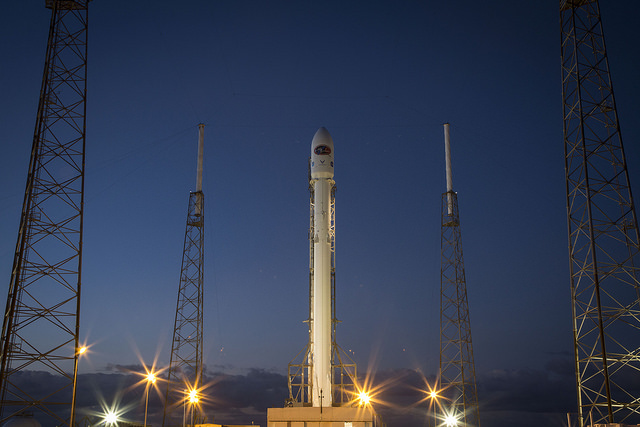
#> input picture skimage.data.rocket(), 640 x 427 px
$ jupyter execute 'Make images come alive with scikit-image-Ans.ipynb'   (shell and % lines are left out)
#> lines starting #> are read from the running program, lines starting #| are printed output that depends on the picture
[cell 1]
import matplotlib.pyplot as plt
from skimage import data
(dir(data))

[cell 2]
rocket_image = data.rocket()
#> rocket_image is the input picture: shape (427, 640, 3); mean R, G, B 52.3, 61.3, 82.3
plt.imshow(rocket_image)
plt.show()

[cell 3]
from skimage import color
plt.imshow(color.rgb2gray(rocket_image), cmap='gray')
plt.show()
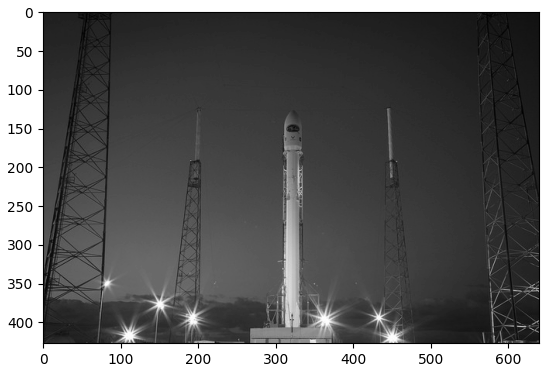
#> figure drawn by matplotlib, 1 panel

[cell 4]
import skimage
print(skimage.__file__)

[cell 5]
andy_image = skimage.io.imread('/content/andy2.jpg', as_gray =False)
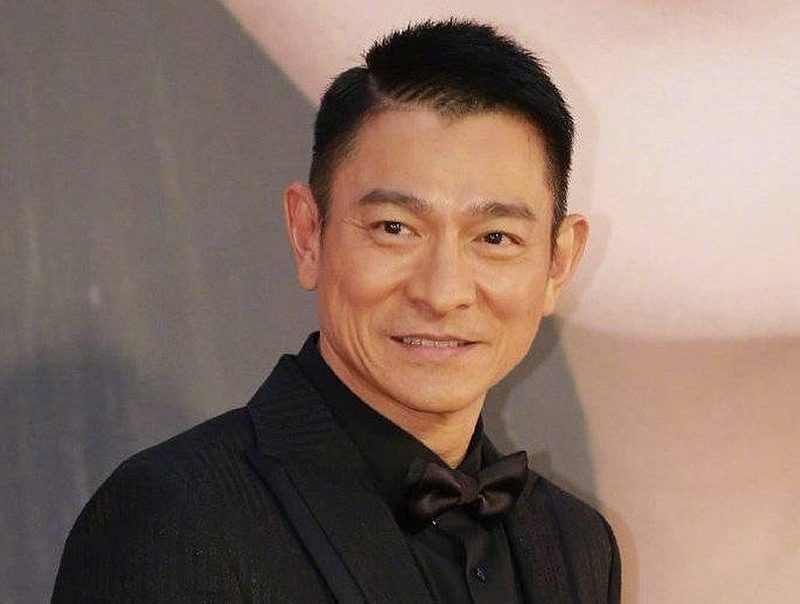
#> input picture chap01-skimage-color/andy2.jpg, 800 x 604 px, found by its file name
#> andy_image is the input picture: shape (604, 800, 3); mean R, G, B 135, 113.2, 102.9
print(andy_image.shape)
#| (604, 800, 3)
plt.imshow(andy_image, cmap='gray')
plt.show()

[cell 6]
andy_image = skimage.io.imread('andy.jpg', as_gray =True)
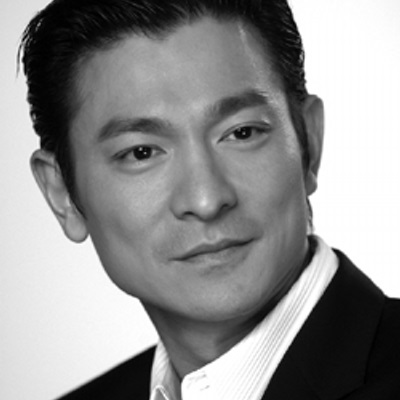
#> input picture chap01-skimage-color/andy.jpg, 400 x 400 px
#> andy_image is the input picture: shape (400, 400) float64; min 0, max 1, mean 0.57
print(andy_image.shape)
#| (400, 400)
plt.imshow(andy_image, cmap='gray')
plt.show()

[cell 7]
andy_image_rgb = color.gray2rgb(andy_image)
andy_image_rgb.shape
#> Out = (400, 400, 3)

[cell 8]
andy_image_rgb[:, :, 0] = 0   #R
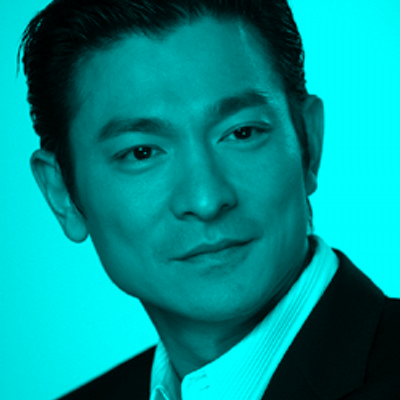
#> andy_image_rgb: shape (400, 400, 3) float64; mean R, G, B 0, 0.57, 0.57
#andy_image_rgb[:, :, 1] = 0  #G
andy_image_rgb[:, :, 2] = 0   #B
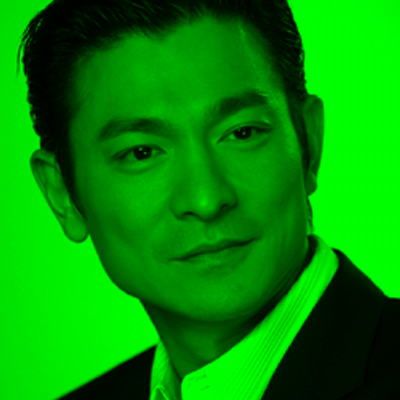
#> andy_image_rgb: shape (400, 400, 3) float64; mean R, G, B 0, 0.57, 0
plt.imshow(andy_image_rgb)
plt.show()

# 練習
Is this gray or full of color?
Whats the main difference between the images shown below?

Image of coffee next to coins image
These images have been preloaded as coffee_image and coins_image from the scikit-image data module using:

coffee_image = data.coffee()
coins_image = data.coins()
Choose the right answer that best describes the main difference related to color and dimensional structure.

In the console, use the function shape() from NumPy, to obtain the image shape (Height, Width, Dimensions) and find out. NumPy is already imported as np.


[cell 9]
print(data.coffee().shape)
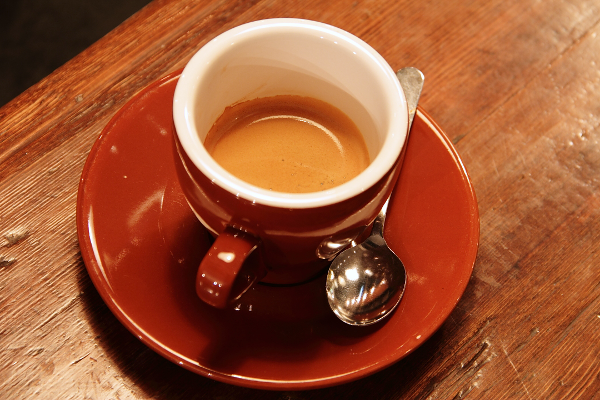
#> input picture skimage.data.coffee(), 600 x 400 px
plt.imshow(data.coffee())
plt.show()

[cell 10]
print(data.coins().shape)
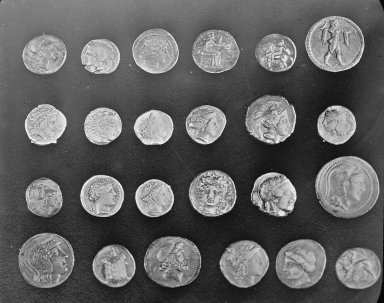
#> input picture skimage.data.coins(), 384 x 303 px
plt.imshow(data.coins(), cmap='gray')
plt.show()

[cell 11]
# 準備事項

import matplotlib.pyplot as plt
def plot_comparision(original, filtered, title_filtered):
    fig, (ax1, ax2) = plt.subplots(ncols=2, figsize=(32,8), sharex=True, sharey=True)
    ax1.imshow(original, cmap=plt.cm.gray)
    ax1.set_title('original')
    ax1.axis('off')

    ax2.imshow(filtered, cmap=plt.cm.gray)
    ax2.set_title(title_filtered)
    ax2.axis('off')

def show_image(image, title='Image', cmap_type='gray'):
    plt.imshow(image, cmap=cmap_type)
    plt.title(title)
    plt.axis('off')
    plt.show()

# 練習
In this exercise you will load an image from scikit-image module data and make it grayscale, then compare both of them in the output.

We have preloaded a function show_image(image, title='Image') that displays the image using Matplotlib. You can check more about its parameters using ?show_image() or help(show_image) in the console.

[cell 12]
# 練習時間
# Import the modules from skimage
from skimage import data, color

# Load the rocket image
rocket = data.rocket()

# Convert the image to grayscale
gray_scaled_rocket = color.rgb2gray(rocket)
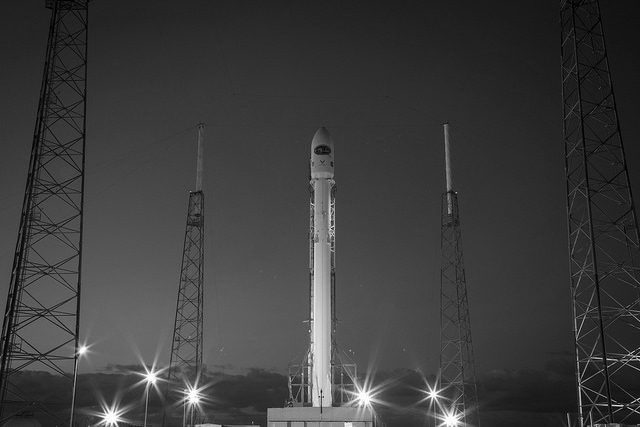
#> gray_scaled_rocket: shape (427, 640) float64; min 0, max 1, mean 0.239

# Show the original image
show_image(rocket, 'Original RGB image')

# Show the grayscale image
show_image(gray_scaled_rocket, 'Grayscale image')

[cell 13]
# 預計結果 ./ https:// c:\
original, filtered = plt.imread('Original RGB image.jpg'), \
                     plt.imread('Grayscale image.jpg')
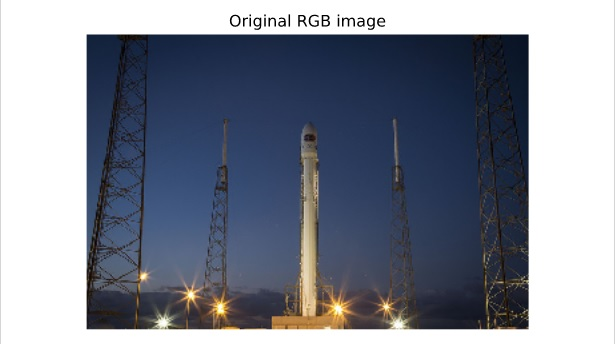
#> input picture chap01-skimage-color/Original RGB image.jpg, 615 x 344 px
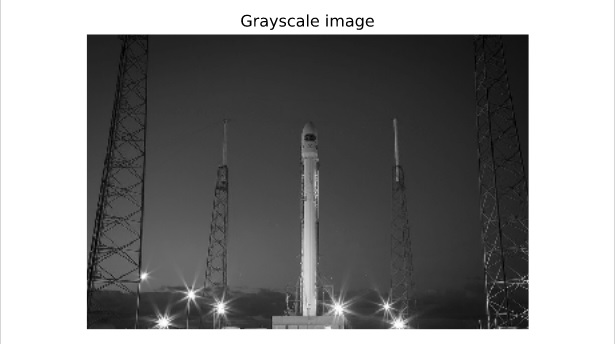
#> input picture chap01-skimage-color/Grayscale image.jpg, 615 x 344 px
#> original is the input picture: shape (344, 615, 3); mean R, G, B 129.2, 134.7, 147.6
#> filtered is the input picture: shape (344, 615, 3); min 0, max 255, mean 134.6

plot_comparision(original, filtered, 'Grayscale')
